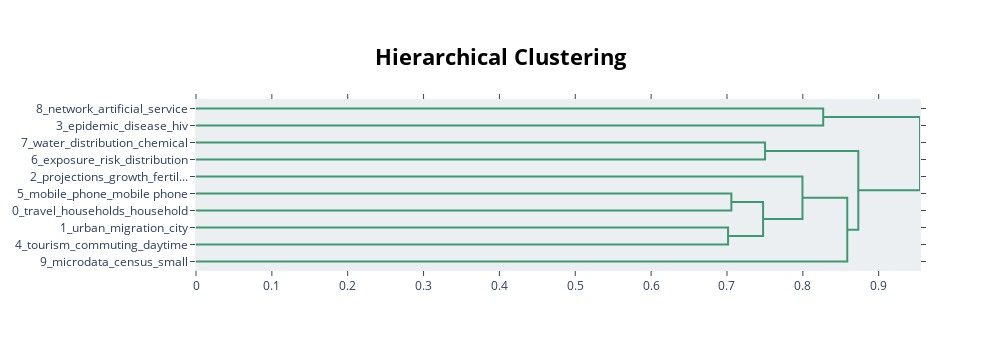

Notebook code cell kept with this figure:
### Code cell
marked_topic_model.visualize_hierarchy()

### Figure 1 — Plotly figure (JSON) as saved in the notebook; plotly's stock layout.template omitted (floating-point values rounded to 4 significant figures)
{"data": [{"hoverinfo": "text", "marker": {"color": "rgb(61,153,112)"}, "mode": "lines", "type": "scatter", "x": [0.0, 0.8268, 0.8268, 0.0], "xaxis": "x", "y": [-5.0, -5.0, -15.0, -15.0], "yaxis": "y"}, {"hoverinfo": "text", "marker": {"color": "rgb(61,153,112)"}, "mode": "lines", "type": "scatter", "x": [0.0, 0.7502, 0.7502, 0.0], "xaxis": "x", "y": [-25.0, -25.0, -35.0, -35.0], "yaxis": "y"}, {"hoverinfo": "text", "marker": {"color": "rgb(61,153,112)"}, "mode": "lines", "type": "scatter", "x": [0.0, 0.7058, 0.7058, 0.0], "xaxis": "x", "y": [-55.0, -55.0, -65.0, -65.0], "yaxis": "y"}, {"hoverinfo": "text", "marker": {"color": "rgb(61,153,112)"}, "mode": "lines", "type": "scatter", "x": [0.0, 0.7014, 0.7014, 0.0], "xaxis": "x", "y": [-75.0, -75.0, -85.0, -85.0], "yaxis": "y"}, {"hoverinfo": "text", "marker": {"color": "rgb(61,153,112)"}, "mode": "lines", "type": "scatter", "x": [0.7058, 0.7476, 0.7476, 0.7014], "xaxis": "x", "y": [-60.0, -60.0, -80.0, -80.0], "yaxis": "y"}, {"hoverinfo": "text", "marker": {"color": "rgb(61,153,112)"}, "mode": "lines", "type": "scatter", "x": [0.0, 0.7995, 0.7995, 0.7476], "xaxis": "x", "y": [-45.0, -45.0, -70.0, -70.0], "yaxis": "y"}, {"hoverinfo": "text", "marker": {"color": "rgb(61,153,112)"}, "mode": "lines", "type": "scatter", "x": [0.7995, 0.8586, 0.8586, 0.0], "xaxis": "x", "y": [-57.5, -57.5, -95.0, -95.0], "yaxis": "y"}, {"hoverinfo": "text", "marker": {"color": "rgb(61,153,112)"}, "mode": "lines", "type": "scatter", "x": [0.7502, 0.8731, 0.8731, 0.8586], "xaxis": "x", "y": [-30.0, -30.0, -76.25, -76.25], "yaxis": "y"}, {"hoverinfo": "text", "marker": {"color": "rgb(61,153,112)"}, "mode": "lines", "type": "scatter", "x": [0.8268, 0.9545, 0.9545, 0.8731], "xaxis": "x", "y": [-10.0, -10.0, -53.12, -53.12], "yaxis": "y"}], "layout": {"autosize": false, "height": 350, "hoverlabel": {"bgcolor": "white", "font": {"family": "Rockwell", "size": 16}}, "hovermode": "closest", "plot_bgcolor": "#ECEFF1", "showlegend": false, "title": {"font": {"color": "Black", "size": 22}, "text": "<b>Hierarchical Clustering</b>", "x": 0.5, "xanchor": "center", "yanchor": "top"}, "width": 1000, "xaxis": {"mirror": "allticks", "rangemode": "tozero", "showgrid": false, "showline": true, "showticklabels": true, "ticks": "outside", "type": "linear", "zeroline": false}, "yaxis": {"mirror": "allticks", "range": [-100, 0], "rangemode": "tozero", "showgrid": false, "showline": true, "showticklabels": true, "tickmode": "array", "ticks": "outside", "ticktext": ["8_network_artificial_service", "3_epidemic_disease_hiv", "7_water_distribution_chemical", "6_exposure_risk_distribution", "2_projections_growth_fertil...", "5_mobile_phone_mobile phone", "0_travel_households_household", "1_urban_migration_city", "4_tourism_commuting_daytime", "9_microdata_census_small"], "tickvals": [-5, -15, -25, -35, -45, -55, -65, -75, -85, -95], "type": "linear", "zeroline": false}}}
